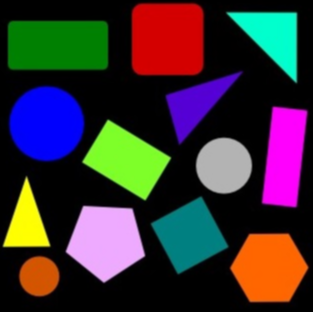
#> input picture img1.PNG, 313 x 312 px, found by its file name
$ python missing_object.py
#> lines starting #> are read from the running program, lines starting #| are printed output that depends on the picture; after the words box and inside, x2 and y2 are one past the last pixel; in counts of white or black regions, pixels touching at a corner belong together
import cv2
import numpy as np

class ShapeDetector:
    def __init__(self):
        pass
    def detect(self, c):
        # initialize the shape name and approximate the contour
        shape = "unidentified"
        peri = cv2.arcLength(c, True)
        approx = cv2.approxPolyDP(c, 0.04 * peri, True)

        # if the shape is a triangle, it will have 3 vertices
        if len(approx) == 3:
            shape = "triangle"
        # if the shape has 4 vertices, it is either a square or
        # a rectangle
        elif len(approx) == 4:
            # compute the bounding box of the contour and use the
            # bounding box to compute the aspect ratio
            (x, y, w, h) = cv2.boundingRect(approx)
            ar = w / float(h)
            # a square will have an aspect ratio that is approximately
            # equal to one, otherwise, the shape is a rectangle
            shape = "square" if ar >= 0.95 and ar <= 1.05 else "rectangle"
        # if the shape is a pentagon, it will have 5 vertices
        elif len(approx) == 5:
            shape = "pentagon"
        # otherwise, we assume the shape is a circle
        else:
            shape = "circle"
        # return the name of the shape
        return shape

def color1():

# Define a sample BGR color value
    bgr_color = (30.282038594755075, 243.16922315685306, 185.6011875309253)

# Convert BGR color to RGB color
    rgb_color = cv2.cvtColor(np.array([bgr_color], dtype=np.uint8), cv2.COLOR_BGR2RGB)[0][0]

# Print RGB color values
    print("RGB color values:", rgb_color)

# Convert RGB color to HSV color
    hsv_color = cv2.cvtColor(np.array([[rgb_color]], dtype=np.uint8), cv2.COLOR_RGB2HSV)[0][0]

# Print HSV color values
    print("HSV color values:", hsv_color)

# Load the two images
img1 = cv2.imread('images/img1.PNG')
#> img1 is the input picture: shape (312, 313, 3); mean B, G, R 52.6, 48.8, 59.3

gray = cv2.cvtColor(img1,cv2.COLOR_BGR2GRAY)
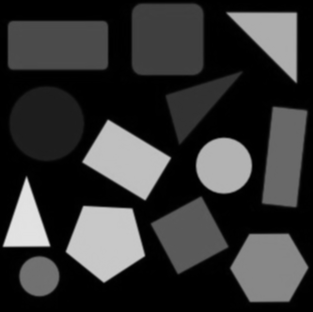
#> gray: shape (312, 313); min 0, max 227, mean 52.4
img2 = cv2.imread('images/img2.PNG')
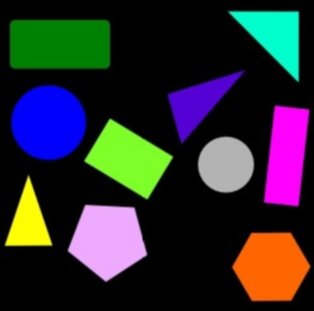
#> input picture img2.PNG, 314 x 311 px, found by its file name
#> img2 is the input picture: shape (311, 314, 3); mean B, G, R 47.9, 43.3, 45.6

image = img1.copy()

# get the size of the largest image
max_height = max(img1.shape[0], img2.shape[0])
#> max_height = 312
max_width = max(img1.shape[1], img2.shape[1])
#> max_width = 314

# resize the images to the same size
img1 = cv2.resize(img1, (max_width, max_height))
#> img1: shape (312, 314, 3)
img2 = cv2.resize(img2, (max_width, max_height))
#> img2: shape (312, 314, 3)

"""
desired_width = 800
height ,width = image.shape[:2]
aspect_ratio = width/height
new_height = int(desired_width/aspect_ratio)
new_size = (desired_width,new_height)
img1 = cv2.resize(img1,new_size)

desired_width = 800
height ,width = image.shape[:2]
aspect_ratio = width/height
new_height = int(desired_width/aspect_ratio)
new_size = (desired_width,new_height)
img2 = cv2.resize(img2,new_size)
"""

# Find the absolute difference between the two images
diff = cv2.absdiff(img1, img2)

# Convert the difference image to grayscale and threshold it
gray = cv2.cvtColor(diff, cv2.COLOR_BGR2GRAY)
#> gray: shape (312, 314)
thresh = cv2.threshold(gray, 25, 255, cv2.THRESH_BINARY)[1]
#> thresh: shape (312, 314); 14.8% white; 29 white regions (12 under 20 px), largest, box (x1, y1, x2, y2) and area: (132, 3, 205, 76) 5147, (151, 196, 230, 274) 3484, (19, 256, 60, 297) 1347

# Perform morphological operations to remove noise and smooth the object boundaries
kernel = cv2.getStructuringElement(cv2.MORPH_ELLIPSE, (5, 5))
thresh = cv2.erode(thresh, kernel, iterations=1)
#> thresh: shape (312, 314); 8.9% white; 3 white regions, box (x1, y1, x2, y2) and area: (134, 5, 203, 74) 4610, (153, 198, 227, 272) 3024, (21, 258, 58, 295) 1093
thresh = cv2.dilate(thresh, kernel, iterations=1)
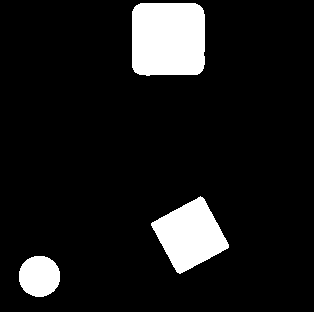
#> thresh: shape (312, 314); 10.2% white; 3 white regions

# Find the contours of the objects in the binary image
contours, _ = cv2.findContours(thresh, cv2.RETR_EXTERNAL, cv2.CHAIN_APPROX_SIMPLE)
#> contours = 3 contours; box (x1, y1, x2, y2) and area: (132, 3, 205, 76) 5013, (151, 196, 229, 274) 3378, (19, 256, 60, 297) 1288
print(len(contours))
#| 3

missing_objcet = 0
# Compare the contours of the objects in the two images to identify the differences
for contour in contours:
    cv2.drawContours(img1, contours, -1, (0,0,0), 3)
    area = cv2.contourArea(contour)
    if area > 100:  # Ignore small contours
        missing_objcet +=1
        x, y, w, h = cv2.boundingRect(contour)
        cv2.rectangle(img1, (x, y), (x + w, y + h), (0, 0, 255), 2)
        cv2.rectangle(img2, (x, y), (x + w, y + h), (0, 0, 255), 2)


        print("Area of Missing Object : ",area)

        perimeter = cv2.arcLength(contour,True)
        print("Perimeter of Missing Object : ",perimeter)

        sd = ShapeDetector()
        shape = sd.detect(contour)
        print("Shape of Missing Object : ",shape)

        x, y, w, h = cv2.boundingRect(contour)
        crop = image[y:y+h, x:x+w]
        color = cv2.mean(crop)[:3]
        print('Color of Missing object is : ', color)

        mask = np.zeros(gray.shape, np.uint8)
        cv2.drawContours(mask,[contour],-1,255,-1)
        mean_color = cv2.mean(img1,mask=mask)[:3]
        print("Color of contour is : ",mean_color )

        aspect_ratio = float(w)/h
        print("Aspect ratio of Missing Object : ",aspect_ratio)

        rect_area = w*h
        extent = float(area)/rect_area
        print("Extent of Missing Object : ",extent)

        area = cv2.contourArea(contour)
        hull = cv2.convexHull(contour)
        hull_area = cv2.contourArea(hull)
        solidity = float(area)/hull_area
        print("Solidity of Missing Object : ",solidity)

        moments = cv2.moments(contour)
        centroid_x = int(moments["m10"] / moments["m00"])
        centroid_y = int(moments["m01"] / moments["m00"])
        bbox = cv2.boundingRect(contour)

        print("Centroid of Missing object ({},{})".format(centroid_x,centroid_y))
        print("Bbox of Missing Object : ",bbox)

        # Texture

        mask = np.zeros_like(img2)
        cv2.drawContours(mask,[contour],0,255,-1)
        blur = cv2.GaussianBlur(mask,(5,5),0)
        texture = cv2.bitwise_and(img1,blur)
#> this loop made 3 passes
#> (perimeter, shape, peri in detect) on passes 2 to 3: (245.3, 'square', 245.3), (273.6, 'square', 273.6)
#> (perimeter, shape, peri in detect) on pass 1: (134.2, 'circle', 134.2)
#> (printed output is left out)
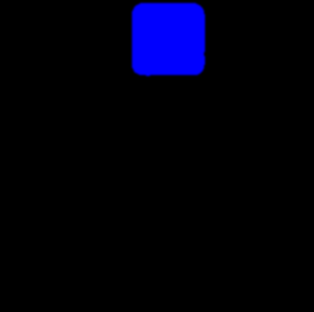
#> blur: shape (312, 314, 3); mean B, G, R 13.4, 0, 0
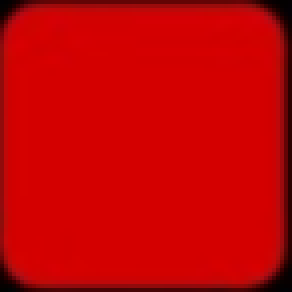
#> crop: shape (73, 73, 3) (shown 4 times larger); mean B, G, R 1.6, 1.4, 196.5
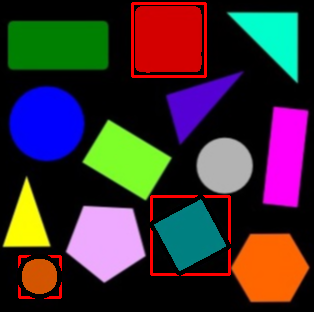
#> img1: shape (312, 314, 3); mean B, G, R 51.8, 48, 62.5
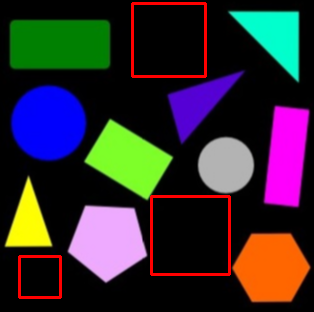
#> img2: shape (312, 314, 3); mean B, G, R 47.9, 43.2, 51.5
#> after the loop, aspect_ratio = 1; centroid_x = 167; centroid_y = 38; extent = 0.941; h = 73; hull = contour of 20 points, box (x1, y1, x2, y2) (132, 3, 205, 76), area 5053; hull_area = 5053; missing_objcet = 3; moments = moments, m00 5013, centre m10/m00, m01/m00 = (167.9, 38.61); perimeter = 273.6; rect_area = 5329; solidity = 0.992; w = 73; x = 132; y = 3
        #cv2.imshow('Texture of Missing objects', texture)
        #cv2.waitKey(0)


print("Count Of Missing Object : ",missing_objcet)
#| Count Of Missing Object :  3
#color1()
# Display the results
cv2.imshow('Image 1', img1)
cv2.waitKey(0)
cv2.imshow('Image 2', img2)
cv2.waitKey(0)
cv2.imshow('Missing Object', thresh)
cv2.waitKey(0)
